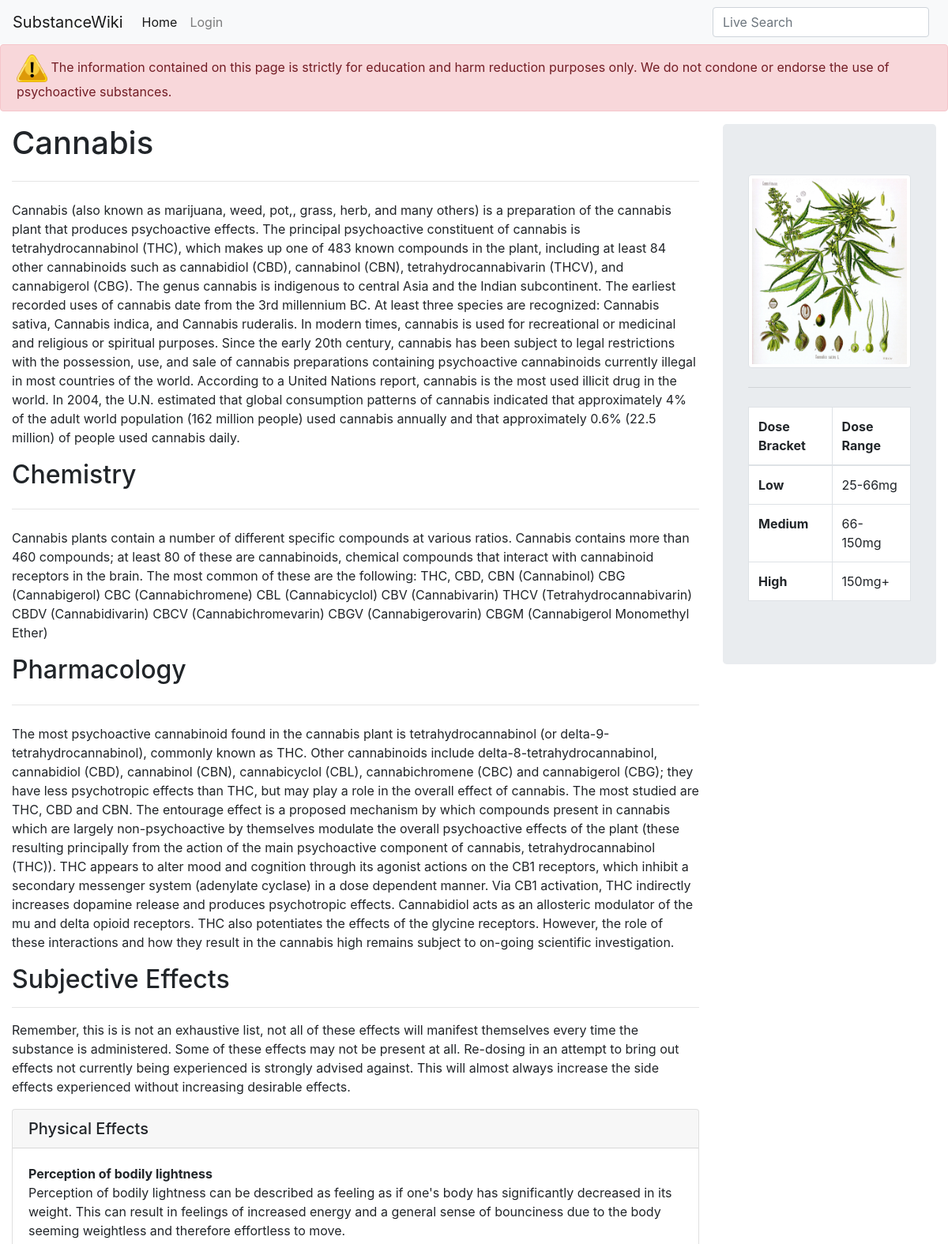
The page /substance.php?substance=Cannabis (upper part) on the database its author committed.
### tables this page shows
CREATE TABLE `substances` (
  `SubstanceID` int(11) NOT NULL,
  `SubstanceName` text NOT NULL,
  `SubstanceDescription` text NOT NULL,
  `SubstancePharm` text NOT NULL,
  `SubstanceChemistry` text NOT NULL,
  `LowDoseRange` text NOT NULL,
  `MediumDoseRange` text NOT NULL,
  `HighDoseRange` text NOT NULL,
  `StructureImageName` text NOT NULL,
  `Effects` varchar(100) DEFAULT NULL
);

CREATE TABLE `effects` (
  `EffectID` int(10) NOT NULL,
  `EffectName` varchar(100) DEFAULT NULL,
  `EffectType` varchar(100) DEFAULT NULL,
  `EffectDescription` text
);

### substance.php (the view, shortened to what this page needs)
<!doctype html>
<html lang="en">
<head>
    <link rel="stylesheet" href="https://stackpath.bootstrapcdn.com/bootstrap/4.1.3/css/bootstrap.min.css">
    <link rel="stylesheet" type="text/css" href="styles/styles.css"/>
</head>
<body>
<?php include('connection.php');?>
<nav class="navbar navbar-expand-lg navbar-light bg-light">
    <a class="navbar-brand" href="#">SubstanceWiki</a>
    <div class="collapse navbar-collapse navmenu" id="navbarTogglerDemo02">
        <ul class="navbar-nav mr-auto mt-2 mt-lg-0">
            <li class="nav-item active">
                <a class="nav-link" href="index.php">Home<span class="sr-only">(current)</span></a>
            </li>
            <li class="nav-item">
                <a class="nav-link" href="admin.php">Login</a>
            </li>
        </ul>
        <div class="wrapper">
            <div class="div1"><form class="form-inline my-2 my-lg-0">
                <input class="form-control mr-sm-2" onkeyup="showResult(this.value)" type="search" placeholder="Live Search">
            </form></div>
        </div>
    </div>
</nav>
<?php
$substance = "\"".$_GET['substance']."\"";
$sql = "SELECT * FROM substances WHERE SubstanceName=" . $substance;
$result = $conn->query($sql);
if ($result->num_rows > 0) {
    while($row = $result->fetch_assoc()) {
        $name = $row["SubstanceName"];
        $desc = $row["SubstanceDescription"];
        $pharm = $row["SubstancePharm"];
        $chem = $row["SubstanceChemistry"];
        $lowdose = $row["LowDoseRange"];
        $middose = $row["MediumDoseRange"];
        $highdose = $row["HighDoseRange"];
        $img = $row["StructureImageName"];
    }
} else {
    echo "0 results";
}
?>
<div id="content">
    <div class="alert alert-danger endorsementAlert" role="alert">
        <img src="img/warning.png" style="object-fit: cover; height: 35px;">
        <span>The information contained on this page is strictly for education and harm reduction purposes only. We do not condone or endorse the use of psychoactive substances.</span>
    </div>
    <div class="container-fluid">
        <div class="row">
            <div class="col-lg-9">
                <h1><?php echo $name?></h1>
                <hr class="my-4"/>
                <p><?php echo $desc;?></p>
                <h2>Chemistry</h2>
                <hr class="my-4"/>
                <p><?php echo $chem?></p>
                <h2>Pharmacology</h2>
                <hr class="my-4"/>
                <p><?php echo $pharm ?></p>
                <h2>Subjective Effects</h2>
                <hr/>
                <p>Remember, this is is not an exhaustive list, not all of these effects will manifest themselves every
                    time the substance is administered. Some of these effects may not be present at all. Re-dosing in an attempt to bring out effects not currently being experienced
                    is strongly advised against. This will almost always increase the side effects experienced without increasing
                    desirable effects.</p>
                <div class="card">
                    <h5 class="card-header">Physical Effects</h5>
                    <div class="card-body">
                        <dl>
                        <?php
                        $sql = "SELECT Effects FROM substances WHERE SubstanceName=" . $substance;
                        $result = $conn->query($sql);
                        if ($result->num_rows > 0) {
                            while($row = $result->fetch_assoc()) {
                                $effectIDs = $row["Effects"];
                            }
                        }
                        $effects = str_replace(",", "','", $effectIDs);
                        $sql = "SELECT * FROM effects WHERE EffectID IN('" . $effects ."');";
                        $result = $conn->query($sql);
                        if ($result->num_rows > 0) {
                            while($row = $result->fetch_assoc()) {
                                if ($row["EffectType"] == "Physical"){
                                    echo "<dt>" . $row["EffectName"] ."</dt>
                                        <dd>" . $row["EffectDescription"] . "</dd>";
                                }
                            }
                        }
                        ?>
                        </dl>
                    </div>
                </div>
                <br>
            </div>
            <div class="col-lg-3">
                <div class="jumbotron">
                    <img class="img-thumbnail" style="width: 100%" src="<?php echo "img/".$img?>" >
                    <hr class="my-4">
                    <table class="table table-bordered" style="background: white;">
                        <thead>
                        <tr>
                            <th scope="col">Dose Bracket</th>
                            <th scope="col">Dose Range</th>
                        </tr>
                        </thead>
                        <tbody>
                        <tr>
                            <th scope="row">Low</th>
                            <td><?php echo $lowdose?></td>
                        </tr>
                        <tr>
                            <th scope="row">Medium</th>
                            <td><?php echo $middose?></td>
                        </tr>
                        <tr>
                            <th scope="row">High</th>
                            <td><?php echo $highdose?></td>
                        </tr>
                        </tbody>
                    </table>
                </div>
            </div>
        </div>
    </div>
</div>
</body>
</html>

### styles/styles.css (style rules this page uses)
.div1 { margin: 0px auto; }
.endorsementAlert { z-index: 1; }

### rows shown on the page
substances: SubstanceName "Cannabis", SubstanceDescription "Cannabis (also known as marijuana, weed, pot,, grass, herb, and many others) is a preparation of the cannabis plant that produces psychoactive effects. The principal psychoactive constituent of cannabis is tetrahydrocannabinol (THC), which makes up one of 483 known compounds in the plant, including at least 84 other cannabinoids such as cannabidiol (CBD), cannabinol (CBN), tetrahydrocannabivarin (THCV), and cannabigerol (CBG). The genus cannabis is indigenous to central Asia and the Indian subcontinent. The earliest recorded uses of cannabis date from the 3rd millennium BC. At least three species are recognized: Cannabis sativa, Cannabis indica, and Cannabis ruderalis. In modern times,…", SubstanceChemistry "Cannabis plants contain a number of different specific compounds at various ratios. Cannabis contains more than 460 compounds; at least 80 of these are cannabinoids, chemical compounds that interact with cannabinoid receptors in the brain. The most common of these are the following: THC, CBD, CBN (Cannabinol) CBG (Cannabigerol) CBC (Cannabichromene) CBL (Cannabicyclol) CBV (Cannabivarin) THCV (Tetrahydrocannabivarin) CBDV (Cannabidivarin) CBCV (Cannabichromevarin) CBGV (Cannabigerovarin) CBGM (Cannabigerol Monomethyl Ether)", SubstancePharm "The most psychoactive cannabinoid found in the cannabis plant is tetrahydrocannabinol (or delta-9-tetrahydrocannabinol), commonly known as THC. Other cannabinoids include delta-8-tetrahydrocannabinol, cannabidiol (CBD), cannabinol (CBN), cannabicyclol (CBL), cannabichromene (CBC) and cannabigerol (CBG); they have less psychotropic effects than THC, but may play a role in the overall effect of cannabis. The most studied are THC, CBD and CBN. The entourage effect is a proposed mechanism by which compounds present in cannabis which are largely non-psychoactive by themselves modulate the overall psychoactive effects of the plant (these resulting principally from the action of the main…", StructureImageName (picture), LowDoseRange "25-66mg", MediumDoseRange "66-150mg", HighDoseRange "150mg+"
effects: EffectName "Perception of bodily lightness", EffectDescription "Perception of bodily lightness can be described as feeling as if one's body has significantly decreased in its weight. This can result in feelings of increased energy and a general sense of bounciness due to the body seeming weightless and therefore effortless to move."
